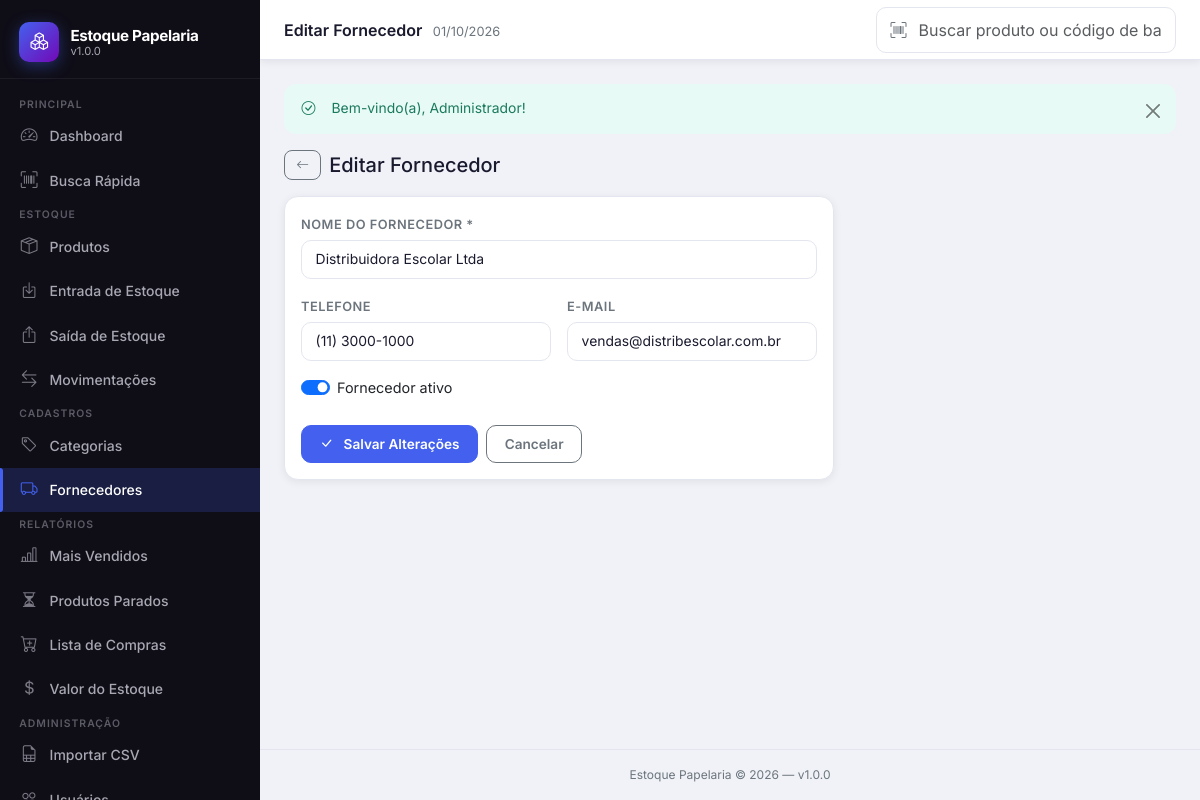
The page /radartechh/estoque/public/fornecedores/editar/1 (signed in) on the database its author committed.
### tables this page shows
CREATE TABLE IF NOT EXISTS `fornecedores` (
    `id`        INT UNSIGNED AUTO_INCREMENT PRIMARY KEY,
    `nome`      VARCHAR(150) NOT NULL,
    `telefone`  VARCHAR(20)  DEFAULT NULL,
    `email`     VARCHAR(150) DEFAULT NULL,
    `ativo`     TINYINT(1)   NOT NULL DEFAULT 1,
    `criado_em` DATETIME     NOT NULL DEFAULT CURRENT_TIMESTAMP,
    INDEX `idx_fornecedores_nome` (`nome`)
);

### app/controllers/FornecedoresController.php (called while the page is built, shortened)
<?php
require_once dirname(__DIR__) . '/models/FornecedorModel.php';
class FornecedoresController
{
    private FornecedorModel $model;
    public function __construct()
    {
        $this->model = new FornecedorModel();
    }
    public function editar(?int $id = null): void
    {
        $fornecedor = $this->model->buscarPorId($id);
        $tituloPagina = 'Editar Fornecedor';
        require_once dirname(__DIR__) . '/views/fornecedores/form.php';
    }
}

### config/database.php (called while the page is built, shortened)
<?php
function getDB(): PDO
{
    static $pdo = null;
    if ($pdo === null) {
        $dsn = sprintf(
            'mysql:host=%s;dbname=%s;charset=%s',
            DB_HOST,
            DB_NAME,
            DB_CHARSET
        );
        $opcoes = [
            PDO::ATTR_ERRMODE            => PDO::ERRMODE_EXCEPTION,
            PDO::ATTR_DEFAULT_FETCH_MODE => PDO::FETCH_ASSOC,
            PDO::ATTR_EMULATE_PREPARES   => false,
            PDO::MYSQL_ATTR_INIT_COMMAND => "SET NAMES utf8mb4 COLLATE utf8mb4_unicode_ci",
        ];
        try {
            $pdo = new PDO($dsn, DB_USER, DB_PASS, $opcoes);
        } catch (PDOException $e) {
            if (APP_DEBUG) {
                throw $e;
            }
            die('Não foi possível conectar ao banco de dados. Contate o administrador.');
        }
    }
    return $pdo;
}

### app/models/FornecedorModel.php (called while the page is built, shortened)
<?php
class FornecedorModel
{
    private PDO $db;
    public function __construct()
    {
        $this->db = getDB();
    }
    public function buscarPorId(int $id): array|false
    {
        $stmt = $this->db->prepare('SELECT * FROM fornecedores WHERE id = :id LIMIT 1');
        $stmt->execute([':id' => $id]);
        return $stmt->fetch();
    }
}

### app/views/fornecedores/form.php (the view, shortened to what this page needs)
<?php
$editando    = !empty($fornecedor);
$dadosSalvos = $_SESSION['form_dados'] ?? [];
$nome     = e($dadosSalvos['nome']     ?? ($fornecedor['nome']     ?? ''));
$telefone = e($dadosSalvos['telefone'] ?? ($fornecedor['telefone'] ?? ''));
$email    = e($dadosSalvos['email']    ?? ($fornecedor['email']    ?? ''));
$ativo    = isset($dadosSalvos['ativo']) ? (bool)$dadosSalvos['ativo'] : (bool)($fornecedor['ativo'] ?? true);
$tituloPagina = $tituloPagina ?? ($editando ? 'Editar Fornecedor' : 'Novo Fornecedor');
require_once dirname(__DIR__) . '/layouts/header.php';
?>
<div class="d-flex align-items-center gap-2 mb-3">
  <a href="<?= APP_URL ?>/fornecedores" class="btn btn-sm btn-outline-secondary">
    <i class="bi bi-arrow-left"></i>
  </a>
  <h2 class="h5 fw-700 mb-0"><?= $tituloPagina ?></h2>
</div>
<div class="card" style="max-width:550px;">
  <div class="card-body">
    <form method="POST"
          action="<?= APP_URL . ($editando ? '/fornecedores/atualizar' : '/fornecedores/salvar') ?>"
          id="form-fornecedor"
          novalidate>
      <div class="mb-3">
        <label for="nome" class="form-label">Nome do Fornecedor *</label>
        <input type="text" id="nome" name="nome" class="form-control"
               value="<?= $nome ?>" maxlength="150" required autofocus>
      </div>
      <div class="row g-3 mb-3">
        <div class="col-12 col-md-6">
          <label for="telefone" class="form-label">Telefone</label>
          <input type="tel" id="telefone" name="telefone" class="form-control"
                 value="<?= $telefone ?>" maxlength="20"
                 placeholder="(00) 00000-0000">
        </div>
        <div class="col-12 col-md-6">
          <label for="email" class="form-label">E-mail</label>
          <input type="email" id="email" name="email" class="form-control"
                 value="<?= $email ?>" maxlength="150">
        </div>
      </div>
      <?php if ($editando): ?>
      <div class="mb-4">
        <div class="form-check form-switch">
          <input class="form-check-input" type="checkbox"
                 id="ativo" name="ativo" value="1"
                 <?= $ativo ? 'checked' : '' ?>>
          <label class="form-check-label" for="ativo">Fornecedor ativo</label>
        </div>
      </div>
      <?php endif; ?>
      <div class="d-flex gap-2">
        <button type="submit" class="btn btn-primary" id="btn-salvar-fornecedor">
          <i class="bi bi-check-lg me-1"></i>
          <?= $editando ? 'Salvar Alterações' : 'Cadastrar Fornecedor' ?>
        </button>
        <a href="<?= APP_URL ?>/fornecedores" class="btn btn-outline-secondary">Cancelar</a>
      </div>
    </form>
  </div>
</div>
<?php require_once dirname(__DIR__) . '/layouts/footer.php'; ?>

### public/assets/css/estoque.css (style rules this page uses)
*, *::before, *::after { box-sizing: border-box; }
:root { --cor-primary: #4361ee; --cor-primary-dark: #3651d4; --cor-primary-light: #eef1fd; --cor-secondary: #7209b7; --cor-success: #2ec4b6; --cor-warning: #f4a261; --cor-danger: #e63946; --cor-info: #4cc9f0; --sidebar-bg: #0f0e17; --sidebar-width: 260px; --sidebar-text: #a8a8b3; --sidebar-text-hover:#ffffff; --sidebar-active-bg: rgba(67, 97, 238, 0.20); --sidebar-border: rgba(255,255,255,0.06); --body-bg: #f0f2f8; --card-bg: #ffffff; --text-primary: #1a1a2e; --text-secondary: #6c757d; --border-color: #e4e6ef; --shadow-sm: 0 2px 8px rgba(0,0,0,.07); --shadow-md: 0 4px 20px rgba(0,0,0,.10); --shadow-lg: 0 8px 40px rgba(0,0,0,.14); --transition: all 0.22s ease; }
html { scroll-behavior: smooth; }
body { font-family: 'Inter', sans-serif; background: var(--body-bg); color: var(--text-primary); font-size: 0.9rem; min-height: 100vh; margin: 0; }
a { text-decoration: none; transition: var(--transition); }
.card { background: var(--card-bg); border: 1px solid var(--border-color); border-radius: 14px; box-shadow: var(--shadow-sm); transition: var(--transition); }
.form-control, .form-select { border: 1.5px solid var(--border-color); border-radius: 10px; padding: 0.5rem 0.85rem; font-size: 0.87rem; color: var(--text-primary); transition: var(--transition); background: #fff; }
.form-label { font-weight: 600; font-size: 0.8rem; color: var(--text-secondary); margin-bottom: 0.35rem; text-transform: uppercase; letter-spacing: 0.04em; }
.btn { border-radius: 10px; font-weight: 600; font-size: 0.85rem; padding: 0.5rem 1.1rem; transition: var(--transition); display: inline-flex; align-items: center; gap: 0.4rem; }
.btn-primary { background: var(--cor-primary); border-color: var(--cor-primary); color: #fff; }
.btn-sm { padding: 0.3rem 0.7rem; font-size: 0.8rem; border-radius: 8px; }

### rows shown on the page
fornecedores: nome "Distribuidora Escolar Ltda", telefone "(11) 3000-1000", email "vendas@distribescolar.com.br", ativo "☑"

### other values the page prints
APP_NAME "Estoque Papelaria"
APP_VERSION "1.0.0"
$tituloPagina "Editar Fornecedor"
$_SESSION['flash_sucesso'] "Bem-vindo(a), Administrador!"
